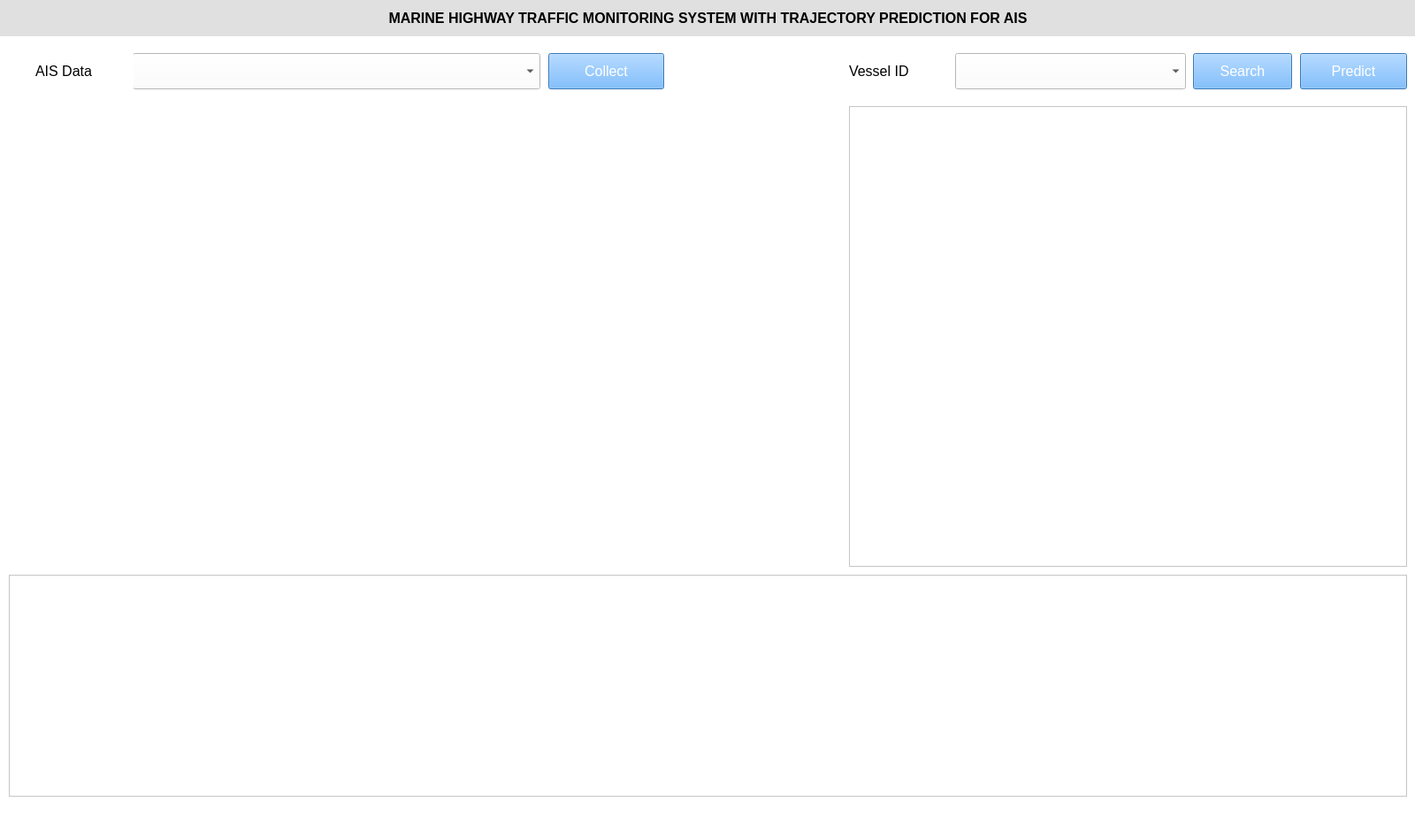
<?xml version="1.0" encoding="UTF-8"?>
<ui version="4.0">
 <class>MainWindow</class>
 <widget class="QMainWindow" name="MainWindow">
  <property name="geometry">
   <rect>
    <x>0</x>
    <y>0</y>
    <width>1600</width>
    <height>950</height>
   </rect>
  </property>
  <property name="windowTitle">
   <string>MainWindow</string>
  </property>
  <property name="styleSheet">
   <string notr="true">background-color: rgb(255, 255, 255);</string>
  </property>
  <widget class="QWidget" name="centralwidget">
   <widget class="QLabel" name="label">
    <property name="geometry">
     <rect>
      <x>0</x>
      <y>0</y>
      <width>1601</width>
      <height>41</height>
     </rect>
    </property>
    <property name="font">
     <font>
      <pointsize>12</pointsize>
      <weight>75</weight>
      <bold>true</bold>
     </font>
    </property>
    <property name="styleSheet">
     <string notr="true">background-color: rgb(224, 224, 224);</string>
    </property>
    <property name="text">
     <string>MARINE HIGHWAY TRAFFIC MONITORING SYSTEM WITH TRAJECTORY PREDICTION FOR AIS</string>
    </property>
    <property name="alignment">
     <set>Qt::AlignCenter</set>
    </property>
   </widget>
   <widget class="QComboBox" name="comboBox">
    <property name="geometry">
     <rect>
      <x>150</x>
      <y>60</y>
      <width>461</width>
      <height>41</height>
     </rect>
    </property>
    <property name="font">
     <font>
      <pointsize>12</pointsize>
     </font>
    </property>
    <property name="editable">
     <bool>false</bool>
    </property>
   </widget>
   <widget class="QLabel" name="label_2">
    <property name="geometry">
     <rect>
      <x>40</x>
      <y>60</y>
      <width>111</width>
      <height>41</height>
     </rect>
    </property>
    <property name="font">
     <font>
      <pointsize>12</pointsize>
     </font>
    </property>
    <property name="text">
     <string>AIS Data</string>
    </property>
   </widget>
   <widget class="QLabel" name="label_3">
    <property name="geometry">
     <rect>
      <x>960</x>
      <y>60</y>
      <width>111</width>
      <height>41</height>
     </rect>
    </property>
    <property name="font">
     <font>
      <pointsize>12</pointsize>
     </font>
    </property>
    <property name="text">
     <string>Vessel ID</string>
    </property>
   </widget>
   <widget class="QComboBox" name="comboBox_2">
    <property name="geometry">
     <rect>
      <x>1080</x>
      <y>60</y>
      <width>261</width>
      <height>41</height>
     </rect>
    </property>
    <property name="font">
     <font>
      <pointsize>12</pointsize>
     </font>
    </property>
    <property name="editable">
     <bool>false</bool>
    </property>
   </widget>
   <widget class="QPushButton" name="pushButton">
    <property name="geometry">
     <rect>
      <x>620</x>
      <y>60</y>
      <width>131</width>
      <height>41</height>
     </rect>
    </property>
    <property name="font">
     <font>
      <pointsize>12</pointsize>
     </font>
    </property>
    <property name="styleSheet">
     <string notr="true">background-color: rgb(85, 170, 255);
color: rgb(255, 255, 255);</string>
    </property>
    <property name="text">
     <string>Collect</string>
    </property>
   </widget>
   <widget class="QPushButton" name="pushButton_2">
    <property name="geometry">
     <rect>
      <x>1349</x>
      <y>60</y>
      <width>112</width>
      <height>41</height>
     </rect>
    </property>
    <property name="font">
     <font>
      <pointsize>12</pointsize>
     </font>
    </property>
    <property name="styleSheet">
     <string notr="true">background-color: rgb(85, 170, 255);
color: rgb(255, 255, 255);</string>
    </property>
    <property name="text">
     <string>Search</string>
    </property>
   </widget>
   <widget class="QTableWidget" name="tableWidget">
    <property name="geometry">
     <rect>
      <x>10</x>
      <y>650</y>
      <width>1581</width>
      <height>251</height>
     </rect>
    </property>
    <property name="font">
     <font>
      <pointsize>8</pointsize>
     </font>
    </property>
    <property name="frameShape">
     <enum>QFrame::StyledPanel</enum>
    </property>
    <property name="frameShadow">
     <enum>QFrame::Plain</enum>
    </property>
    <property name="editTriggers">
     <set>QAbstractItemView::NoEditTriggers</set>
    </property>
    <property name="selectionMode">
     <enum>QAbstractItemView::ExtendedSelection</enum>
    </property>
    <property name="columnCount">
     <number>0</number>
    </property>
    <attribute name="horizontalHeaderCascadingSectionResizes">
     <bool>false</bool>
    </attribute>
    <attribute name="horizontalHeaderDefaultSectionSize">
     <number>260</number>
    </attribute>
    <attribute name="horizontalHeaderHighlightSections">
     <bool>true</bool>
    </attribute>
    <attribute name="horizontalHeaderStretchLastSection">
     <bool>false</bool>
    </attribute>
    <attribute name="verticalHeaderVisible">
     <bool>false</bool>
    </attribute>
   </widget>
   <widget class="QTableWidget" name="tableWidget_2">
    <property name="geometry">
     <rect>
      <x>960</x>
      <y>120</y>
      <width>631</width>
      <height>521</height>
     </rect>
    </property>
    <property name="font">
     <font>
      <pointsize>8</pointsize>
     </font>
    </property>
    <property name="frameShape">
     <enum>QFrame::StyledPanel</enum>
    </property>
    <property name="frameShadow">
     <enum>QFrame::Plain</enum>
    </property>
    <property name="editTriggers">
     <set>QAbstractItemView::NoEditTriggers</set>
    </property>
    <property name="selectionMode">
     <enum>QAbstractItemView::ExtendedSelection</enum>
    </property>
    <property name="columnCount">
     <number>0</number>
    </property>
    <attribute name="horizontalHeaderCascadingSectionResizes">
     <bool>false</bool>
    </attribute>
    <attribute name="horizontalHeaderDefaultSectionSize">
     <number>100</number>
    </attribute>
    <attribute name="horizontalHeaderHighlightSections">
     <bool>true</bool>
    </attribute>
    <attribute name="horizontalHeaderStretchLastSection">
     <bool>false</bool>
    </attribute>
    <attribute name="verticalHeaderVisible">
     <bool>false</bool>
    </attribute>
   </widget>
   <widget class="QPushButton" name="predict">
    <property name="geometry">
     <rect>
      <x>1470</x>
      <y>60</y>
      <width>121</width>
      <height>41</height>
     </rect>
    </property>
    <property name="font">
     <font>
      <pointsize>12</pointsize>
     </font>
    </property>
    <property name="styleSheet">
     <string notr="true">background-color: rgb(85, 170, 255);
color: rgb(255, 255, 255);</string>
    </property>
    <property name="text">
     <string>Predict</string>
    </property>
   </widget>
   <widget class="QWidget" name="verticalLayoutWidget">
    <property name="geometry">
     <rect>
      <x>10</x>
      <y>120</y>
      <width>941</width>
      <height>521</height>
     </rect>
    </property>
    <layout class="QVBoxLayout" name="verticalLayout"/>
   </widget>
  </widget>
  <widget class="QStatusBar" name="statusbar">
   <property name="font">
    <font>
     <pointsize>12</pointsize>
    </font>
   </property>
   <property name="layoutDirection">
    <enum>Qt::LeftToRight</enum>
   </property>
  </widget>
 </widget>
 <resources/>
 <connections/>
</ui>
